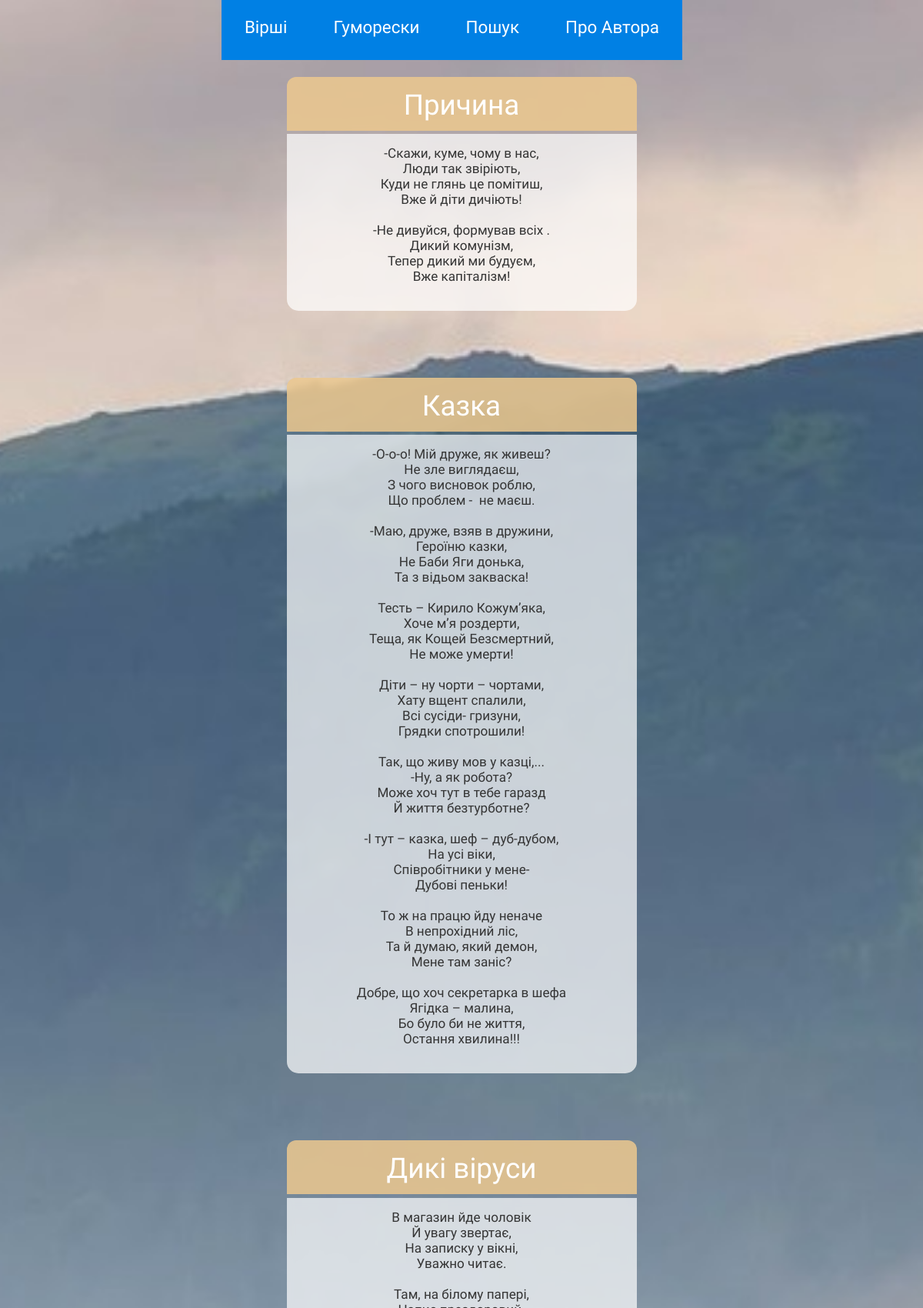
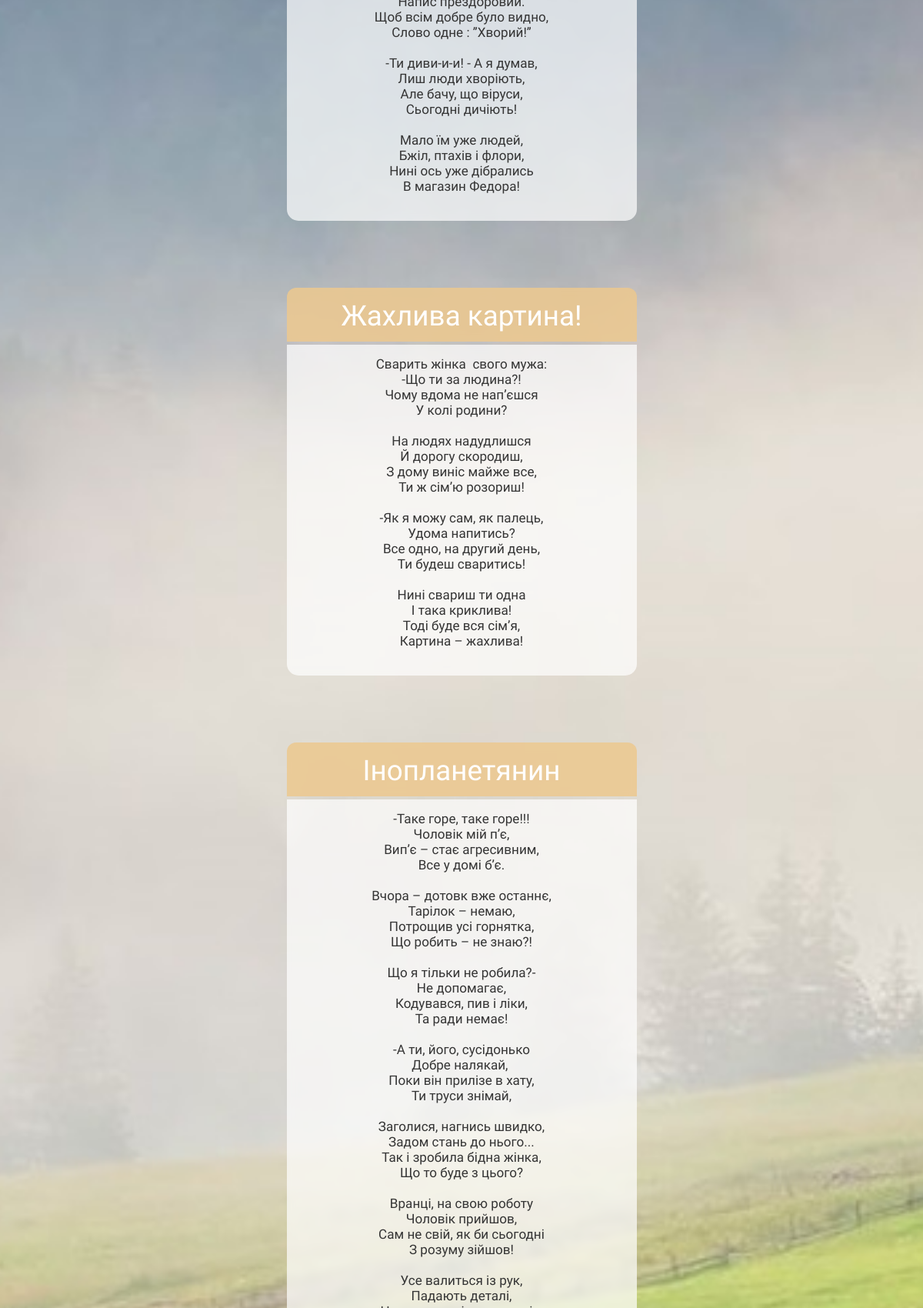
Page /humoresques/5 (upper part) on the committed database (2 pictures, top to bottom).
### app/models.py (models this page shows)
class Humoresque(db.Model):
    id = db.Column(db.Integer, primary_key=True)
    title = db.Column(db.String(20), unique=True)
    text = db.Column(db.String(1028), unique=True)

### app/routes.py (the view)
@app.route('/humoresques/<int:hum_page_num>')
def humoresques(hum_page_num):
    humoresques = Humoresque.query.paginate(per_page=5, page=hum_page_num, error_out=True)
    return render_template('humoresques.html', title='Гуморески',  humoresques=humoresques)

### app/templates/humoresques.html (shortened to what this page needs)
{% extends "base.html" %}
{% block app_content %}
    {% for humoresque in humoresques.items %}
        {% include "_humoresque.html" %}
    {% endfor %}
{% endblock %}

### app/templates/base.html (shortened to what this page needs)
<html>
    <head>
        <link rel="stylesheet" href="{{ url_for('static', filename='styles.css') }}"/>
    </head>
    <body>
        <div id="navbar-container">
            <div class="navbar">
                <div class="link-div">
                    <nav>
                        <ul class="nav-links">
                            <li><a href="{{ url_for('poems', page_num=1) }}">Вірші</a></li>
                            <li><a href="{{ url_for('humoresques', hum_page_num=1) }}">Гуморески</a></li>
                            <li><a href="{{ url_for('search') }}">Пошук</a></li>
                            <li><a href="{{ url_for('about') }}">Про<span style="opacity: 0;">і</span>Автора</a></li>
                        </ul>
                    </nav>
                </div>
            </div>
        </div>
        <div id="page_container">
            {% block content %}
            <div class="container-fluid" style="margin-top: 100px;">
                {% block app_content %}{% endblock %}
            </div>
            {% endblock %}
        </div>
    </body>
</html>

### app/templates/_humoresque.html (shortened to what this page needs)
{% extends "base.html" %}
{% block app_content %}
    <div id="poem-container">
        <div id="title">{{humoresque.title}}</div>
        <pre><div id="text">{{humoresque.text}}</div></pre>
    </div>
{% endblock %}

### app/static/styles.css (style rules this page uses)
#poem-container { width: 600px; color: white; margin-left: 50%; margin-top: -5.7rem; margin-bottom: 75px; border-radius: 15px; }
#title { width: 100%; height: 40px; background-color: rgba(237, 200, 143, 0.85); backdrop-filter: blur(5px); background-size: cover; font-size: 2.3rem; font-family: Alice; color: white; text-align: center; padding-top: 15px; padding-bottom: 15px; border-radius: 12px 12px 0 0; }
#text { background-color: rgba(255, 255, 255, 0.7); backdrop-filter: blur(5px); width: 100%; font-family: Alice; font-size: 1.34rem; color: #353535; text-align: center; margin-top: -23px; margin-bottom: -13px; padding-top: 15px; padding-bottom: 35px; border-radius:0 0 15px 15px; }
#navbar-container { position: absolute; top: 0; height: 100px; width: 90%; }
a { text-decoration: none; color: white; }
body { background: url('/static/day-mnt.jpg') no-repeat center center fixed; -webkit-background-size: cover; -moz-background-size: cover; -o-background-size: cover; background-size: cover; font-family: Alice; font-size: 1.7rem; }
.navbar { position: fixed; display: flex; justify-content: space-between; align-items: center; font-size: 1.4rem; margin-bottom: 100px; }
.nav-links { left: 41%; display: inline-flex; list-style: none; }
.nav-links a { width: 50px; text-align: center; padding: 30px; background: rgb(0, 128, 228); transition: 0.3s ease-out; }
html, body { width: 100%; height: 100%; margin: 0; padding: 0; overflow-x: hidden; }
@media screen and (max-width: 1430px) { .nav-links { position: fixed; z-index: 10; left: 50%; margin-left: -15.72em; } }
@media screen and (max-width: 1430px) { #poem-container { width:455px; margin-top: 150px; margin-bottom: -80px; margin: 0 auto; text-align: center; position: float; } }
@media screen and (max-width: 1430px) { #text { width: 455px; font-size: 1.07rem; } }
@media screen and (max-width: 1430px) { html, body { width: 100%; height: 100%; margin: 0; padding: 0; overflow-x: hidden; } }

### rows in the picture
Humoresque: title "Причина", text "-Скажи, куме, чому в нас, Люди так звіріють, Куди не глянь це помітиш, Вже й діти дичіють! -Не дивуйся, формував всіх . Дикий комунізм, Тепер дикий ми будуєм, Вже капіталізм!"
Humoresque: title "Казка", text "-О-о-о! Мій друже, як живеш? Не зле виглядаєш, З чого висновок роблю, Що проблем - не маєш. -Маю, друже, взяв в дружини, Героїню казки, Не Баби Яги донька, Та з відьом закваска! Тесть – Кирило Кожум’яка, Хоче м’я роздерти, Теща, як Кощей Безсмертний, Не може умерти! Діти – ну чорти – чортами, Хату вщент спалили, Всі сусіди- гризуни, Грядки спотрошили! Так, що живу мов у казці,... -Ну, а як робота? Може хоч тут в тебе гаразд Й життя безтурботне? -І тут – казка, шеф – дуб-дубом, На усі віки, Співробітники у мене- Дубові пеньки! То ж на працю йду неначе В непрохідний ліс, Та й думаю, який демон, Мене там заніс? Добре, що хоч секретарка в шефа Ягідка – малина, Бо було би не життя, Остання…"
Humoresque: title "Дикі віруси", text "В магазин йде чоловік Й увагу звертає, На записку у вікні, Уважно читає. Там, на білому папері, Напис прездоровий. Щоб всім добре було видно, Слово одне : ’’Хворий!’’ -Ти диви-и-и! - А я думав, Лиш люди хворіють, Але бачу, що віруси, Сьогодні дичіють! Мало їм уже людей, Бжіл, птахів і флори, Нині ось уже дібрались В магазин Федора!"
Humoresque: title "Жахлива картина!", text "Сварить жінка свого мужа: -Що ти за людина?! Чому вдома не нап’єшся У колі родини? На людях надудлишся Й дорогу скородиш, З дому виніс майже все, Ти ж сім’ю розориш! -Як я можу сам, як палець, Удома напитись? Все одно, на другий день, Ти будеш сваритись! Нині свариш ти одна І така криклива! Тоді буде вся сім’я, Картина – жахлива!"
Humoresque: title "Інопланетянин"
